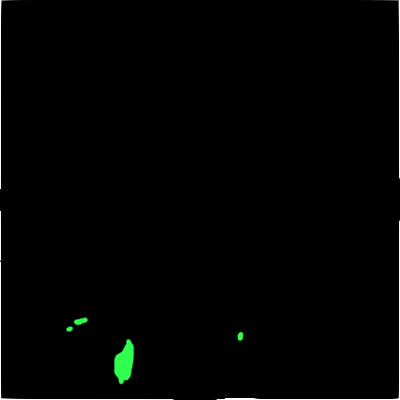
#> input picture AI/simulation/media/value.png, 400 x 400 px, found by its file name
$ python grid_init.py
#> lines starting #> are read from the running program, lines starting #| are printed output that depends on the picture
import numpy as np
from PIL import Image


# [62 lines left out: function init_del_loma, not called in this run]


def init_del_loma_smol():
    # Grid dimensions in 20m resolution
    nx, ny = 200, 200

    """
    Grid layers

    1. Value [0,inf) - real [Done]
    2. Wind Speed [0,inf) - real [Done]
    3. Wind Direction [0,360) - real [Done]
    4. Fuel [0,1] - real [Done]
    5. Humidity [0, 100] - real [Done]
    6. Precipitation [0,inf) - real [Done]
    7. Altitude [0,inf) - real [Done]
    8. Burning {0,1} - boolean
    9. road {0,1} - boolean
    """

    # ==== Init grid =====
    grid = np.zeros((10, ny, nx))

    # ===== Init value layer =====
    with Image.open('AI/simulation/media/value.png') as im:
#> im is the input picture: PIL image 400x400 RGBA; mean R, G, B, A 0.4, 1.4, 0.6, 253.2
        value_layer = np.asarray(im) + 0.1
        value_layer = value_layer[200:, 200:, 1]
#> value_layer: shape (200, 200) float64
        grid[0, :, :] = value_layer

    # ====== Init wind layers =====
    wind_speed = np.ones((ny, nx)) * 5  # Uniform speed
    wind_direction = np.ones((ny, nx)) * 45  # Blowing South
    grid[1, :, :] = wind_speed
    grid[2, :, :] = wind_direction

    # ======= Init fuel layer =========
    with Image.open("AI/simulation/media/vegetation.png") as im:
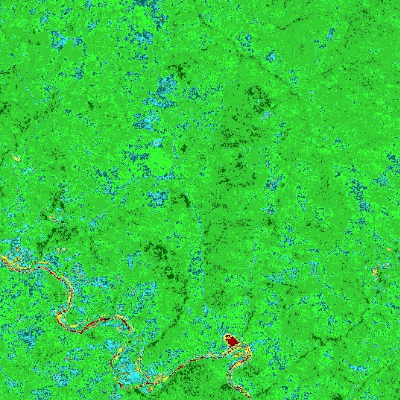
#> input picture AI/simulation/media/vegetation.png, 400 x 400 px, found by its file name
#> im is the input picture: PIL image 400x400 RGBA; mean R, G, B, A 52.4, 204.4, 65.4, 255
        fuel = np.asarray(im)[200:, 200:, 1] / 255
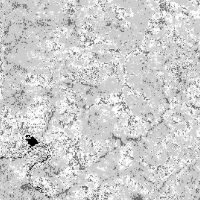
#> fuel: shape (200, 200) float64; min 0, max 1, mean 0.803
        grid[3, :, :] = fuel

        # ======= Init humidity layer ======
    humid = np.ones((nx, ny)) * 20
    grid[4, :, :] = humid

    # ===== Init precipitation layer ======
    precipitation = np.zeros((ny, nx))
    grid[5, :, :] = precipitation

    # ====== Init altitude layer ========

    height_scale = 5.  # how many meters does an increase of 1 unit represent?
    # Load altitude map
    with Image.open('AI/simulation/media/height.png') as im:
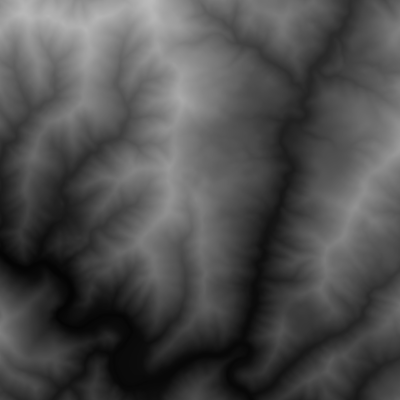
#> input picture AI/simulation/media/height.png, 400 x 400 px, found by its file name
#> im is the input picture: PIL image 400x400 RGB; min 5, max 187, mean 78.1
        im = im.convert('L')
#> im: PIL image 400x400 L
        heightmap = np.asarray(im) * height_scale
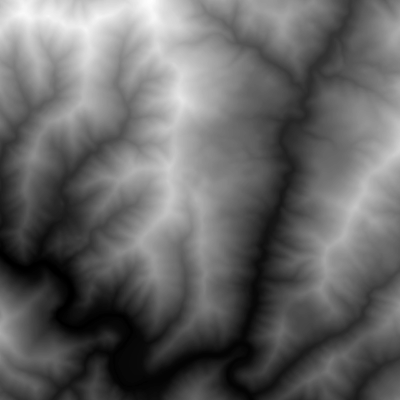
#> heightmap: shape (400, 400) float64; min 25, max 935, mean 390.4; drawn with min black and max white
        grid[6, :, :] = heightmap[200:, 200:]

    # ======= Init road layer =======
    with Image.open('AI/simulation/media/roads.png') as im:
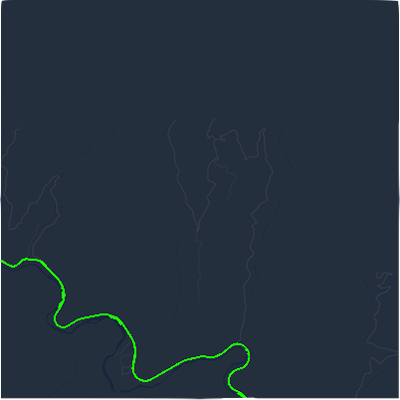
#> input picture AI/simulation/media/roads.png, 400 x 400 px, found by its file name
#> im is the input picture: PIL image 400x400 RGBA; mean R, G, B, A 35.9, 48.1, 61.6, 252.6
        road_layer = np.asarray(im)
        road_layer = road_layer[200:, 200:, 1]
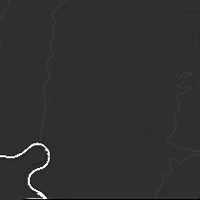
#> road_layer: shape (200, 200); min 0, max 255, mean 48.2
        grid[8, :, :] = road_layer

    return grid


if __name__ == '__main__':
    init_del_loma_smol()
